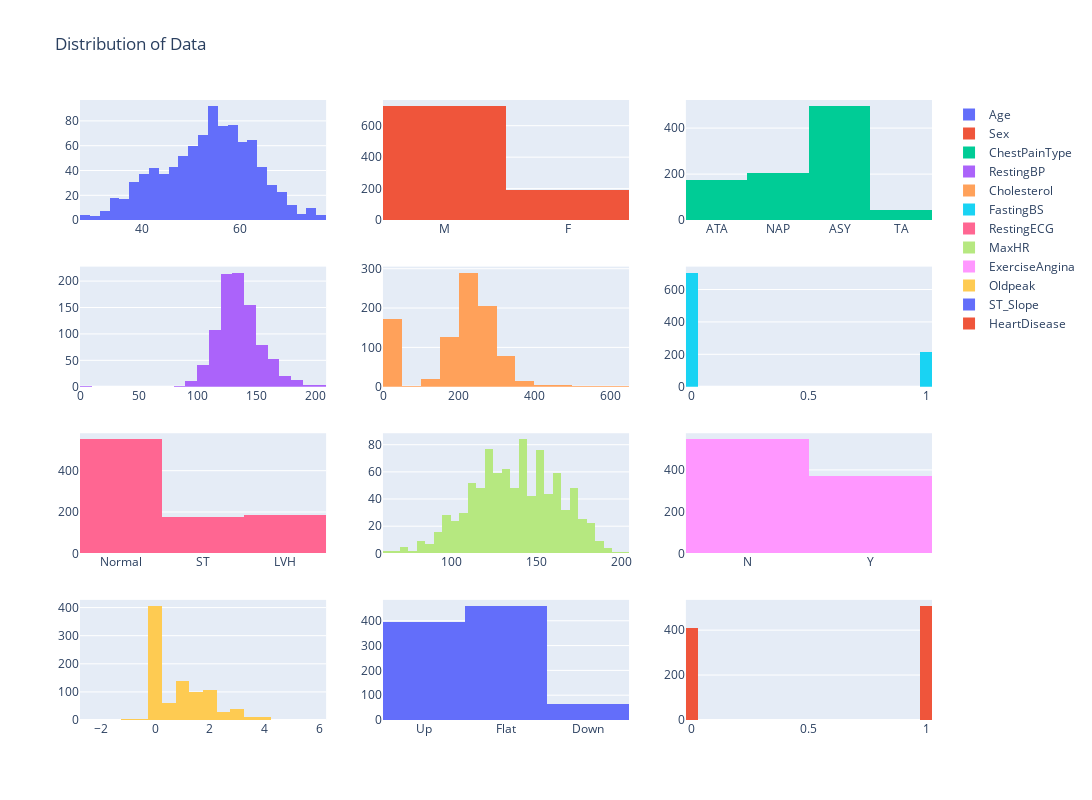

Notebook cell for this chart:
### Code cell
fig = sp.make_subplots(rows=4, cols=3)

for i, col in enumerate(df.columns, 1):
    fig.add_trace(go.Histogram(x=df[col], nbinsx=30, name=col), 
                  row=(i-1)//3+1, col=(i-1)%3+1)

fig.update_layout(height=800, width=1200, title_text="Distribution of Data")
fig.show()

### Figure 1 — Plotly figure (JSON) as saved in the notebook; plotly's stock layout.template omitted (floating-point values rounded to 4 significant figures; data arrays with more than 128 entries replaced by an {"elided": "..."} marker saying what was removed)
{"data": [{"name": "Age", "nbinsx": 30, "type": "histogram", "x": {"elided": "918 int values"}, "xaxis": "x", "yaxis": "y"}, {"name": "Sex", "nbinsx": 30, "type": "histogram", "x": {"elided": "918 str values"}, "xaxis": "x2", "yaxis": "y2"}, {"name": "ChestPainType", "nbinsx": 30, "type": "histogram", "x": {"elided": "918 str values"}, "xaxis": "x3", "yaxis": "y3"}, {"name": "RestingBP", "nbinsx": 30, "type": "histogram", "x": {"elided": "918 int values"}, "xaxis": "x4", "yaxis": "y4"}, {"name": "Cholesterol", "nbinsx": 30, "type": "histogram", "x": {"elided": "918 int values"}, "xaxis": "x5", "yaxis": "y5"}, {"name": "FastingBS", "nbinsx": 30, "type": "histogram", "x": {"elided": "918 int values"}, "xaxis": "x6", "yaxis": "y6"}, {"name": "RestingECG", "nbinsx": 30, "type": "histogram", "x": {"elided": "918 str values"}, "xaxis": "x7", "yaxis": "y7"}, {"name": "MaxHR", "nbinsx": 30, "type": "histogram", "x": {"elided": "918 int values"}, "xaxis": "x8", "yaxis": "y8"}, {"name": "ExerciseAngina", "nbinsx": 30, "type": "histogram", "x": {"elided": "918 str values"}, "xaxis": "x9", "yaxis": "y9"}, {"name": "Oldpeak", "nbinsx": 30, "type": "histogram", "x": {"elided": "918 float values"}, "xaxis": "x10", "yaxis": "y10"}, {"name": "ST_Slope", "nbinsx": 30, "type": "histogram", "x": {"elided": "918 str values"}, "xaxis": "x11", "yaxis": "y11"}, {"name": "HeartDisease", "nbinsx": 30, "type": "histogram", "x": {"elided": "918 int values"}, "xaxis": "x12", "yaxis": "y12"}], "layout": {"height": 800, "title": {"text": "Distribution of Data"}, "width": 1200, "xaxis": {"anchor": "y", "domain": [0, 0.2889]}, "xaxis10": {"anchor": "y10", "domain": [0, 0.2889]}, "xaxis11": {"anchor": "y11", "domain": [0.3556, 0.6444]}, "xaxis12": {"anchor": "y12", "domain": [0.7111, 1]}, "xaxis2": {"anchor": "y2", "domain": [0.3556, 0.6444]}, "xaxis3": {"anchor": "y3", "domain": [0.7111, 1]}, "xaxis4": {"anchor": "y4", "domain": [0, 0.2889]}, "xaxis5": {"anchor": "y5", "domain": [0.3556, 0.6444]}, "xaxis6": {"anchor": "y6", "domain": [0.7111, 1]}, "xaxis7": {"anchor": "y7", "domain": [0, 0.2889]}, "xaxis8": {"anchor": "y8", "domain": [0.3556, 0.6444]}, "xaxis9": {"anchor": "y9", "domain": [0.7111, 1]}, "yaxis": {"anchor": "x", "domain": [0.8063, 1]}, "yaxis10": {"anchor": "x10", "domain": [0, 0.1938]}, "yaxis11": {"anchor": "x11", "domain": [0, 0.1938]}, "yaxis12": {"anchor": "x12", "domain": [0, 0.1938]}, "yaxis2": {"anchor": "x2", "domain": [0.8063, 1]}, "yaxis3": {"anchor": "x3", "domain": [0.8063, 1]}, "yaxis4": {"anchor": "x4", "domain": [0.5375, 0.7312]}, "yaxis5": {"anchor": "x5", "domain": [0.5375, 0.7312]}, "yaxis6": {"anchor": "x6", "domain": [0.5375, 0.7312]}, "yaxis7": {"anchor": "x7", "domain": [0.2687, 0.4625]}, "yaxis8": {"anchor": "x8", "domain": [0.2687, 0.4625]}, "yaxis9": {"anchor": "x9", "domain": [0.2687, 0.4625]}}}
